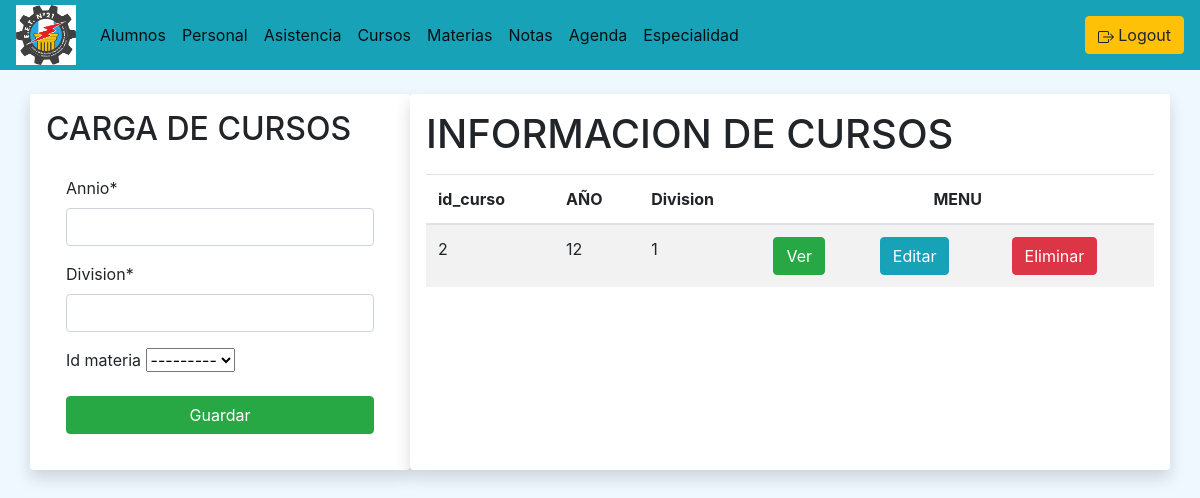
The app's page /curso/ (signed in), older data.
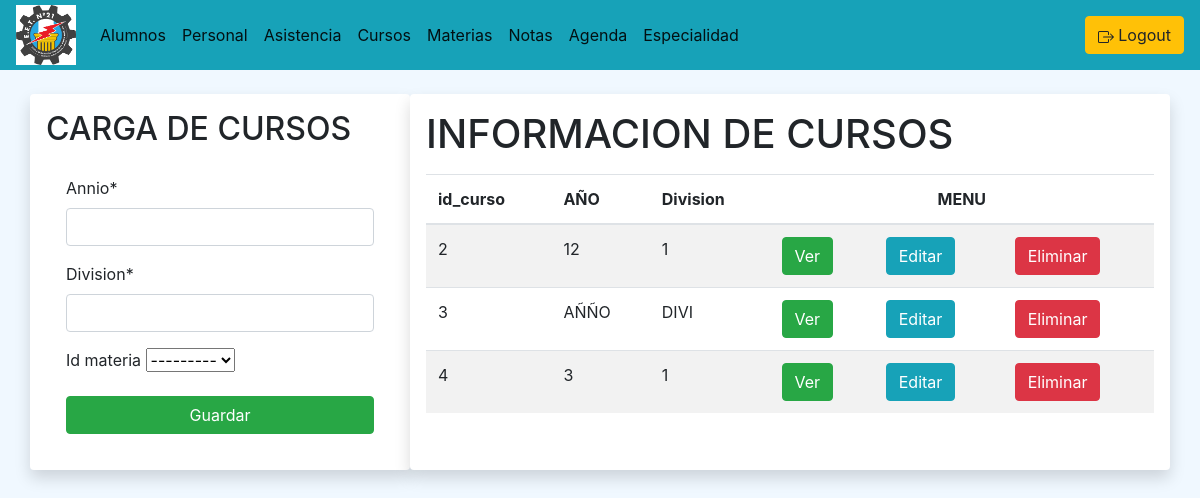
The same page, newer data.
### curso/models.py (models this page shows, shortened)
class Curso(models.Model):
    id_curso = models.AutoField(primary_key=True)
    Annio = models.CharField(max_length=30)
    Division = models.CharField(max_length=30)
    cantidad_clases = models.IntegerField(default=0, null=True, blank=True)
    id_materia = models.ForeignKey(materias_models.Materia, on_delete=models.CASCADE, null=True, blank=True)

### curso/views.py (the view)
# urls.py: path('', views.curso, name='curso'),
def curso(request):
    curso_form = CursoForm()
    curso = Curso.objects.all()
    if request.method == 'POST':
        curso_form = CursoForm(data=request.POST)
        if curso_form.is_valid():
            curso_form.save()
            return redirect('/curso')
    context = {
        'curso' : curso,
        'curso_form' : curso_form
    }
    return render(request, 'gestion_curso.html', context)

### curso/forms.py
class CursoForm(forms.ModelForm):
    class Meta:
        model = Curso
        fields = ['id_curso', 'Annio', 'Division', 'id_materia']

### materia/models.py (called while the page is built)
    def __str__(self):
        texto = "{0}"
        return texto.format(self.nombreMateria)

### curso/templates/gestion_curso.html (shortened to what this page needs)
{% extends "./gestionBase.html" %}
{% block titulo_formulario %} CARGA DE CURSOS {% endblock %}
{% block formulario %}
{% csrf_token %} {% load crispy_forms_tags %}
{{ curso_form|crispy}}
{% endblock %}
{% block titulo_informacion%} INFORMACION DE CURSOS {%endblock%}
{% block titulo_columnas %}
<th>id_curso</th>
<th>AÑO</th>
<th>Division</th>
{%endblock%}
{% block contenido_tabla%}
{% for cur in curso%}
<tr>
  <td>{{cur.id_curso}}</td>
  <td>{{cur.Annio}}</td>
  <td>{{cur.Division}}</td>
  <td>
    <a
      href="{% url 'curso:ver_curso' cur.id_curso%}"
      class="btn btn-success"
      >Ver</a
    >
  </td>
  <td>
    <a
      href="{% url 'curso:editar_curso' cur.id_curso%}"
      class="btn btn-info"
      >Editar</a
    >
  </td>
  <td>
    <button
      type="button"
      class="btn btn-danger"
      data-toggle="modal"
      data-target="#exampleModal"
    >
      Eliminar
    </button>
  </td>
</tr>
{% endfor %} {% endblock %}

Row changes from the older to the newer data that the page shows:
added Curso: id_curso "3", Annio "AÑÑO", Division "DIVI"
added Curso: id_curso "4", Annio "3", Division "1"
